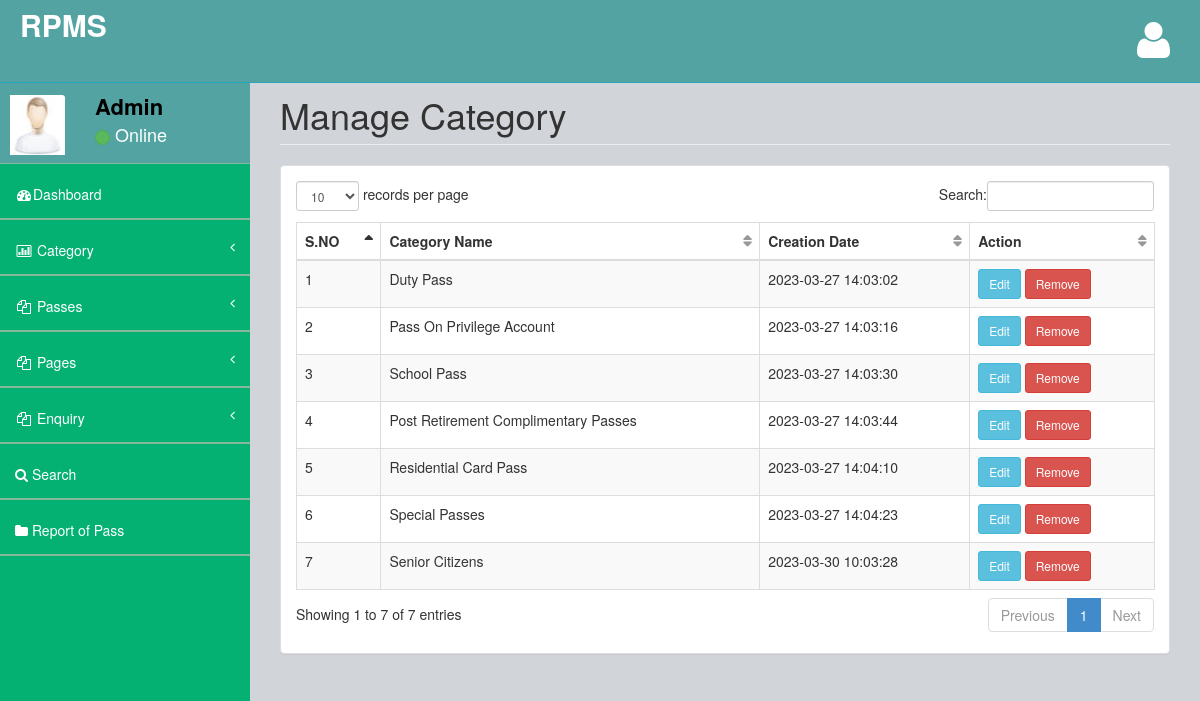
Screenshot of /rpms/admin/manage-category.php (signed in) with the database file from the repository.
### tables this page shows
CREATE TABLE `tblcategory` (
  `ID` int(10) NOT NULL,
  `CategoryName` varchar(200) DEFAULT NULL,
  `CreationDate` timestamp NULL DEFAULT current_timestamp()
);

### rpms/admin/manage-category.php (the view, shortened to what this page needs)
<?php
include('includes/dbconnection.php');
if (strlen($_SESSION['bpmsaid']==0)) {
  header('location:logout.php');
  } else{
  ?>
<!DOCTYPE html>
<html>
<head>
    <link href="assets/plugins/bootstrap/bootstrap.css" rel="stylesheet" />
    <link href="assets/font-awesome/css/font-awesome.css" rel="stylesheet" />
    <link href="assets/plugins/pace/pace-theme-big-counter.css" rel="stylesheet" />
  <link href="assets/css/style.css" rel="stylesheet" />
      <link href="assets/css/main-style.css" rel="stylesheet" />
    <link href="assets/plugins/dataTables/dataTables.bootstrap.css" rel="stylesheet" />
</head>
<body>
    <div id="wrapper">
       <?php include_once('includes/header.php');?>
        <?php include_once('includes/sidebar.php');?>
        <div id="page-wrapper">
            <div class="row">
                <div class="col-lg-12">
                    <h1 class="page-header">Manage Category</h1>
                </div>
            </div>
            <div class="row">
                <div class="col-lg-12">
                    <div class="panel panel-default">
                        <div class="panel-body">
                            <div class="table-responsive">
                                <table class="table table-striped table-bordered table-hover" id="dataTables-example">
                                    <thead>
                                        <tr>
                                            <th>S.NO</th>
                                            <th>Category Name</th>
                                            <th>Creation Date</th>
                                            <th>Action</th>
                                        </tr>
                                    </thead>
                                    <tbody>
                                        <?php
$sql="SELECT * from tblcategory";
$query = $dbh -> prepare($sql);
$query->execute();
$results=$query->fetchAll(PDO::FETCH_OBJ);
$cnt=1;
if($query->rowCount() > 0)
{
foreach($results as $row)
{               ?>
                                       <tr>
                  <td><?php echo htmlentities($cnt);?></td>
                  <td><?php  echo htmlentities($row->CategoryName);?></td>
                  <td><?php  echo htmlentities($row->CreationDate);?></td>
                  <td><a href="edit-category-detail.php?editid=<?php echo htmlentities ($row->ID);?>" class="btn btn-info btn-sm">Edit</a>
    <a href="manage-category.php?delid=<?php echo ($row->ID);?>" onclick="return confirm('Do you really want to Delete ?');" class="btn btn-danger btn-sm">Remove</i></a></td>
                </tr>
               <?php $cnt=$cnt+1;}} ?>
                                    </tbody>
                                </table>
                            </div>
                        </div>
                    </div>
                </div>
            </div>
        </div>
    </div>
</body>
</html>
<?php }  ?>

### rpms/admin/includes/sidebar.php (shortened to what this page needs)
<?php
include('includes/dbconnection.php');
?>
        <nav class="navbar-default navbar-static-side" role="navigation">
            <div class="sidebar-collapse">
                <ul class="nav" id="side-menu">
                    <li>
                        <div class="user-section">
                            <div class="user-section-inner">
                                <img src="assets/img/user.jpg" alt="">
                            </div>
                            <div class="user-info">
                                <?php
$aid=$_SESSION['bpmsaid'];
$sql="SELECT AdminName from  tbladmin where ID=:aid";
$query = $dbh -> prepare($sql);
$query->bindParam(':aid',$aid,PDO::PARAM_STR);
$query->execute();
$results=$query->fetchAll(PDO::FETCH_OBJ);
$cnt=1;
if($query->rowCount() > 0)
{
foreach($results as $row)
{               ?>
                                <div><strong><?php  echo $row->AdminName;?></strong></div>
                                <div class="user-text-online">
                                    <span class="user-circle-online btn btn-success btn-circle "></span>&nbsp;Online
                                </div>
                            </div>
                            <?php $cnt=$cnt+1;}} ?>
                        </div>
                    </li>
                    <li>
                        <a href="dashboard.php"><i class="fa fa-dashboard fa-fw"></i>Dashboard</a>
                    </li>
                    <li>
                        <a href="#"><i class="fa fa-bar-chart-o fa-fw"></i> Category<span class="fa arrow"></span></a>
                    </li>
                    <li>
                        <a href="#"><i class="fa fa-files-o fa-fw"></i> Passes<span class="fa arrow"></span></a>
                    </li>
                    <li>
                        <a href="#"><i class="fa fa-files-o fa-fw"></i> Pages<span class="fa arrow"></span></a>
                    </li>
                    <li>
                        <a href="#"><i class="fa fa-files-o fa-fw"></i> Enquiry<span class="fa arrow"></span></a>
                    </li>
                    <li>
                        <a href="search-pass.php"><i class="fa fa-search"></i> Search</a>
                        </li>
                        <li>
                        <a href="pass-bwdates-report.php"><i class="fa fa-folder"></i>  Report of Pass</a>
                        </li>
                </ul>
            </div>
        </nav>

### rpms/admin/assets/css/style.css (style rules this page uses)
body { background-color: #f8f8f8; }
#wrapper { width: 100%; margin-top: 55px!important; background-color:#04B173; }
#page-wrapper { padding: 0 15px; min-height: 568px; background-color:rgb(209, 212, 216); }
.navbar-static-side ul li { border-bottom:1px solid #84B899 !important; }
.arrow { float: right; }
.fa.arrow:before { content: "\f104"; }
@media (min-width:768px) { .navbar-static-side { z-index: 1; position: absolute; width: 250px; } }
table.dataTable thead .sorting, table.dataTable thead .sorting_asc:after, table.dataTable thead .sorting_desc, table.dataTable thead .sorting_asc_disabled, table.dataTable thead .sorting_desc_disabled { background: transparent; }
table.dataTable thead .sorting_asc:after { content: "\f0de"; float: right; font-family: fontawesome; }
table.dataTable thead .sorting:after { content: "\f0dc"; float: right; font-family: fontawesome; color: rgba(50,50,50,.5); }
.btn-circle { width: 30px; height: 30px; padding: 6px 0; border-radius: 15px; text-align: center; font-size: 12px; line-height: 1.428571429; }

### rpms/admin/assets/css/main-style.css (style rules this page uses)
.user-section-inner { height: 65px; width: 65px; -moz-border-radius: 3px; -webkit-border-radius: 3px; border-radius: 3px; overflow: hidden; display: inline-block; float: left; margin-right: 15px; margin-top: 20px; }
.user-section-inner img { margin-left:10px; width:55px; height:60px; }
.user-info { display: block; color:#000!important; display: inline-block; padding: 15px; margin-bottom: 0px }
.user-text-online { font-size:18px; color:#fff }
.user-circle-online { width: 15px!important; height: 15px!important; }
.nav > li > a { padding: 20px 15px; }
#side-menu { background-color:#04B173; }
#side-menu a { color:#fff; border-bottom: 1px solid #84B899 !important; height: 55px; }
.navbar-default { border-color: #27A6BE; }
@media (min-width:768px) { #page-wrapper { position: inherit; margin: 0 0 0 250px; padding: 0 30px; min-height: 1000px; } }

### rows the page displays
tblcategory: CategoryName "Duty Pass", CreationDate "2023-03-27 14:03:02"
tblcategory: CategoryName "Pass On Privilege Account", CreationDate "2023-03-27 14:03:16"
tblcategory: CategoryName "School Pass", CreationDate "2023-03-27 14:03:30"
tblcategory: CategoryName "Post Retirement Complimentary Passes", CreationDate "2023-03-27 14:03:44"
tblcategory: CategoryName "Residential Card Pass", CreationDate "2023-03-27 14:04:10"
tblcategory: CategoryName "Special Passes", CreationDate "2023-03-27 14:04:23"
tblcategory: CategoryName "Senior Citizens", CreationDate "2023-03-30 10:03:28"

### other values shown
$row->AdminName "Admin"
